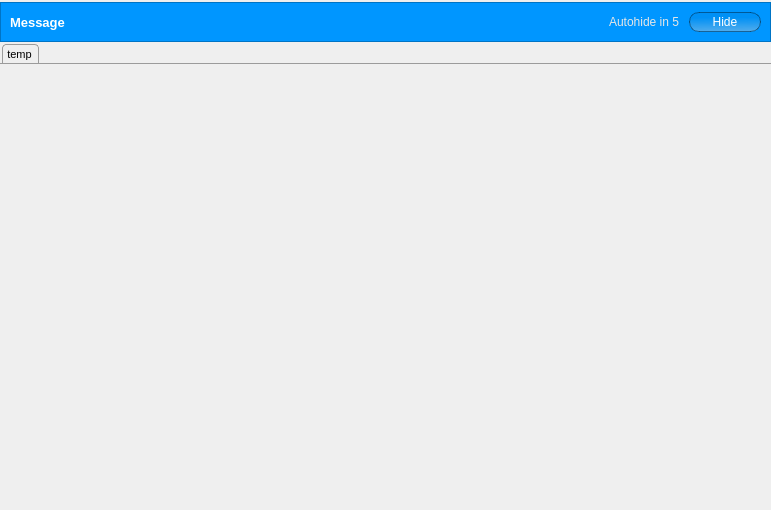
<?xml version="1.0" encoding="UTF-8"?>
<ui version="4.0">
 <class>LoginControllerWidget</class>
 <widget class="QWidget" name="LoginControllerWidget">
  <property name="geometry">
   <rect>
    <x>0</x>
    <y>0</y>
    <width>771</width>
    <height>510</height>
   </rect>
  </property>
  <property name="windowTitle">
   <string>Login Controller</string>
  </property>
  <layout class="QVBoxLayout" name="verticalLayout_2">
   <property name="margin">
    <number>0</number>
   </property>
   <item>
    <layout class="QVBoxLayout" name="verticalLayout">
     <property name="spacing">
      <number>2</number>
     </property>
     <property name="topMargin">
      <number>2</number>
     </property>
     <item>
      <widget class="QFrame" name="messageFrame">
       <property name="minimumSize">
        <size>
         <width>0</width>
         <height>40</height>
        </size>
       </property>
       <property name="styleSheet">
        <string>background-color: rgb(0, 150, 255);</string>
       </property>
       <property name="frameShape">
        <enum>QFrame::StyledPanel</enum>
       </property>
       <property name="frameShadow">
        <enum>QFrame::Raised</enum>
       </property>
       <layout class="QHBoxLayout" name="horizontalLayout_2">
        <property name="margin">
         <number>0</number>
        </property>
        <item>
         <layout class="QHBoxLayout" name="horizontalLayout">
          <property name="spacing">
           <number>10</number>
          </property>
          <property name="leftMargin">
           <number>9</number>
          </property>
          <property name="rightMargin">
           <number>9</number>
          </property>
          <item>
           <widget class="QLabel" name="messageLabel">
            <property name="font">
             <font>
              <pointsize>10</pointsize>
              <weight>75</weight>
              <bold>true</bold>
             </font>
            </property>
            <property name="styleSheet">
             <string>QLabel#messageLabel {
	color: rgb(255, 255, 255);
}</string>
            </property>
            <property name="text">
             <string>Message</string>
            </property>
           </widget>
          </item>
          <item>
           <spacer name="horizontalSpacer">
            <property name="orientation">
             <enum>Qt::Horizontal</enum>
            </property>
            <property name="sizeHint" stdset="0">
             <size>
              <width>40</width>
              <height>20</height>
             </size>
            </property>
           </spacer>
          </item>
          <item>
           <widget class="QLabel" name="autohideLabel">
            <property name="styleSheet">
             <string>color: rgb(230,230,230);</string>
            </property>
            <property name="text">
             <string>Autohide in 5</string>
            </property>
           </widget>
          </item>
          <item>
           <widget class="QPushButton" name="hideButton">
            <property name="styleSheet">
             <string>/* QPUSHBUTTON */

QPushButton {
	color: rgb(255, 255, 255);
	min-width: 60px;
	font-size: 12px;
	border: 1px solid black;
	border-color: rgba(0, 0, 0, 100);
	border-radius: 10px;
	padding: 2px 5px;
	background-color: qlineargradient(spread:pad, x1:0.488636, y1:0.273, x2:0.511, y2:1, stop:0 rgba(0, 0, 0, 10), stop:1 rgba(207, 207, 207, 100));
}

QPushButton:hover {
	background-color: qlineargradient(spread:pad, x1:0.488636, y1:0.273, x2:0.511, y2:1, stop:0 rgba(207, 207, 207, 150), stop:1 rgba(0, 0, 0, 35));
}</string>
            </property>
            <property name="text">
             <string>Hide</string>
            </property>
           </widget>
          </item>
         </layout>
        </item>
       </layout>
      </widget>
     </item>
     <item>
      <widget class="QTabWidget" name="tabWidget">
       <property name="styleSheet">
        <string notr="true"> QTabWidget::pane { /* The tab widget frame */
    border: 0px; 
	border-top: 1px solid #9B9B9B;
 }

 QTabWidget::tab-bar {
     left: 2px;  /* move to the right by 5px */
 }

 /* Style the tab using the tab sub-control. Note that
     it reads QTabBar _not_ QTabWidget */
 QTabBar::tab {
     background: qlineargradient(x1: 0, y1: 0, x2: 0, y2: 1,
                                 stop: 0 #E1E1E1, stop: 0.4 #DDDDDD,
                                 stop: 0.5 #D8D8D8, stop: 1.0 #D3D3D3);
     border: 1px solid #9B9B9B;
     border-top-left-radius: 4px;
     border-top-right-radius: 4px;
     min-width: 12ex;
     padding: 2px;
     padding-right: 5px;
     padding-left: 3px;
	 font: 11px;
 }

 QTabBar::tab:selected, QTabBar::tab:hover {
     background: qlineargradient(x1: 0, y1: 0, x2: 0, y2: 1,
                                 stop: 0 #fafafa, stop: 0.4 #f4f4f4,
                                 stop: 0.5 #e7e7e7, stop: 1.0 #fafafa);
 }

 QTabBar::tab:selected {
     border-color: #9B9B9B;
     border-bottom-color: rgba(0,0,0,0); /* same as pane color */
	 border-bottom: 0px;
 }

 QTabBar::tab:!selected {
     margin-top: 3px; /* make non-selected tabs look smaller */
 }

 /* make use of negative margins for overlapping tabs */
 QTabBar::tab:selected {
     /* expand/overlap to the left and right by 4px */
     margin-left: -2px;
     margin-right: -2px;
 }

 QTabBar::tab:first:selected {
     margin-left: 0; /* the first selected tab has nothing to overlap with on the left */
 }

 QTabBar::tab:last:selected {
     margin-right: 0; /* the last selected tab has nothing to overlap with on the right */
 }

 QTabBar::tab:only-one {
     margin: 0; /* if there is only one tab, we don't want overlapping margins */
 }</string>
       </property>
       <property name="currentIndex">
        <number>0</number>
       </property>
       <widget class="QWidget" name="Login">
        <attribute name="title">
         <string>temp</string>
        </attribute>
       </widget>
      </widget>
     </item>
    </layout>
   </item>
  </layout>
 </widget>
 <resources/>
 <connections/>
</ui>
